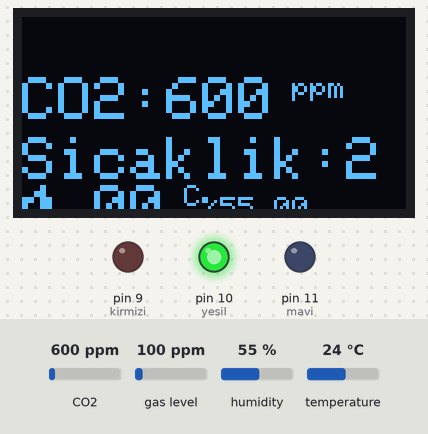
Recording of a sketch running on a simulated Arduino Uno, built with avr-gcc and run on an emulated ATmega328P. Parts: 128×64 one-colour display, output pins drawn as LEDs (lit = HIGH). Inputs (shaded band) come from the test bench; at power-on: CO2 600 ppm, humidity 55 %, temperature 24 °C, gas level 100 ppm. What the sketch prints to the serial monitor is not drawn.

Above: at 1.7 s.
1.8 s: CO2 set to 971 ppm
At 4.0 s:
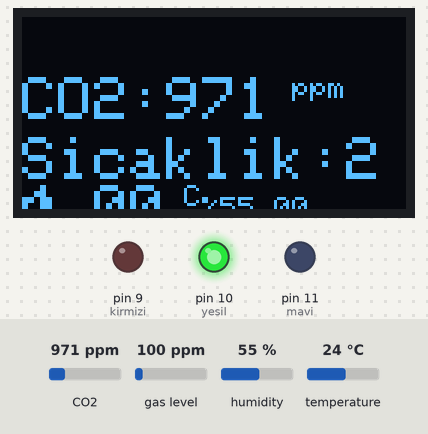
4.4 s: CO2 set to 1038 ppm
At 5.5 s:
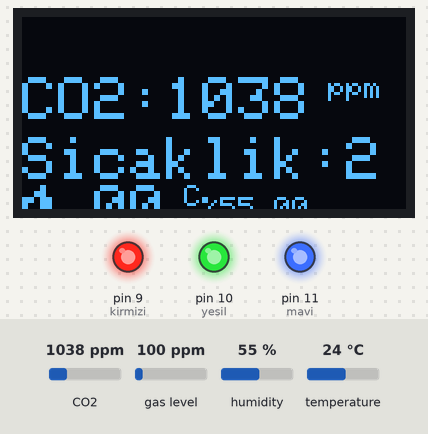
6.6 s: CO2 set to 1266 ppm
At 8.2 s:
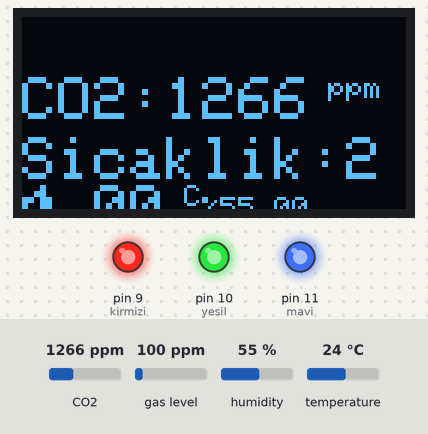
8.8 s: CO2 set to 1319 ppm
At 10.7 s:
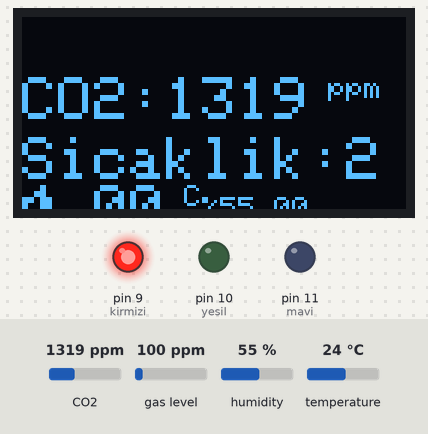
11.0 s: humidity set to 22 %
At 12.4 s:
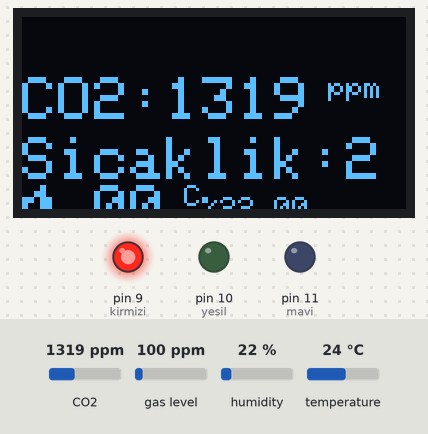
13.3 s: temperature set to 12 °C
At 15.1 s:
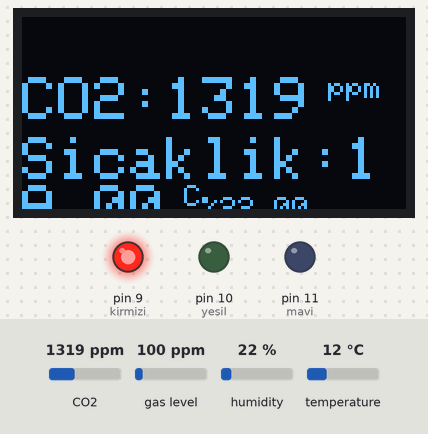
Timing chart, 0 to 16.5 s (numbered marks = the images above; inputs shaded):
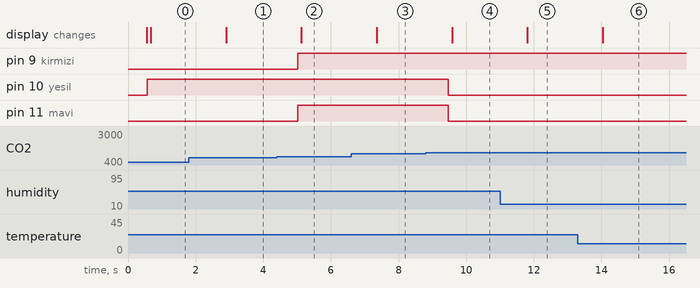

The sketch:

co2_sicaklik_nem.ino
```cpp
///AHT10 Kütüphanaleri eklendi.
#include <Adafruit_AHT10.h>
Adafruit_AHT10 aht;
///

///CJMCU-811 Kütüphanaleri eklendi.
#include "Adafruit_CCS811.h"
Adafruit_CCS811 ccs;
///

///OLED Kütüphanaleri eklendi.
#include <SPI.h>
#include <Wire.h>
#include <Adafruit_GFX.h>
#include <Adafruit_SSD1306.h>

#define SCREEN_WIDTH 128
#define SCREEN_HEIGHT 64
#define OLED_RESET -1

Adafruit_SSD1306 display(SCREEN_WIDTH, SCREEN_HEIGHT, &Wire, OLED_RESET);
///

///RGB LED
#define kirmizi 9
#define yesil 10
#define mavi 11
///

void setup()
{
  Serial.begin(9600);

  ///RGB LED
  pinMode(kirmizi,OUTPUT);
  pinMode(yesil,OUTPUT);
  pinMode(mavi,OUTPUT);

  digitalWrite(kirmizi,LOW);
  digitalWrite(yesil,LOW);
  digitalWrite(mavi,LOW);
  ///

  ///OLED Kurulumu yapıldı.
  display.begin(SSD1306_SWITCHCAPVCC, 0x3C); //OLED I2C adresi 0x3C (128x64)
  delay(500);

  display.clearDisplay();
  display.setTextSize(1);
  display.setTextColor(WHITE);
  display.setCursor(25, 15);
  display.println("Sistem Kurulumu");
  display.setCursor(25, 35);
  display.setTextSize(1);
  display.print("Baslatiliyor");
  display.display();
  ///

  ///CJMCU-811 Kurulumu yapıldı.
  if (!ccs.begin())
  {
    Serial.println("CJMCU-811 Kablolarini kontrol ediniz.");
    while (1);
  }

  // Wait for the sensor to be ready
  while (!ccs.available())
  {
    Serial.println("CJMCU-811 ILETISIMI BEKLENIYOR.");
  }
  ///

  ///AHT10 Kurulumu yapıldı.
  if (! aht.begin()) {
    Serial.println("AHT10 Kablolari kontrol ediniz.");
    while (1);
  }
  ///
}

void loop()
{
  ///CJMCU-811
  if (ccs.available())
  {
    if (!ccs.readData())
    {
      Serial.print("CO2: ");
      Serial.print(ccs.geteCO2());
      Serial.print("ppm, TVOC: ");
      Serial.println(ccs.getTVOC());

      display.clearDisplay();
      display.setTextSize(2);
      display.setCursor(0, 20);
      display.print("CO2:");
      display.print(ccs.geteCO2());
      display.setTextSize(1);
      display.print(" ppm");

      if(ccs.geteCO2()<1000)
      {
        Serial.println("YESİL RENK");
        digitalWrite(kirmizi,LOW);
        digitalWrite(yesil,HIGH);
        digitalWrite(mavi,LOW);
      }
      else if(ccs.geteCO2()>=1000 && ccs.geteCO2()<=1300)
      {
        Serial.println("SARI-TURUNCU RENK");
        digitalWrite(kirmizi,255);
        digitalWrite(yesil,185);
        digitalWrite(mavi,15);
      }
      else if(ccs.geteCO2()>1300)
      {
        Serial.println("KIRMIZI RENK");
        digitalWrite(kirmizi,HIGH);
        digitalWrite(yesil,LOW);
        digitalWrite(mavi,LOW);
      }
      else
      {
        Serial.println("ÜRETİLEN DEĞER HATALI");
        digitalWrite(kirmizi,LOW);
        digitalWrite(yesil,LOW);
        digitalWrite(mavi,LOW);
      }

    }
    else
    {
      Serial.println("CJMCU-811 ERROR!");

      display.clearDisplay();
      display.setTextSize(2);
      display.setCursor(0, 5);
      display.print("ERROR!");
      while (1);
    }

    ///AHT10
    sensors_event_t humidity, temp;
    aht.getEvent(&humidity, &temp); // Veriler güncellendi.

    Serial.print("Sicaklik: ");
    Serial.print(temp.temperature); //Serial.println(" degrees C");
    Serial.print("C, Nem: ");
    Serial.println(humidity.relative_humidity); //Serial.println("% rH");

    display.setTextSize(2);
    display.setCursor(0, 40);
    display.print("Sicaklik:");
    display.print(temp.temperature);
    display.setTextSize(1);
    display.print(" C");

    display.setTextSize(2);
    display.setCursor(0, 60);
    display.print("Nem: ");
    display.setTextSize(1);
    display.print("%");
    display.print(humidity.relative_humidity);
    display.display();
    ///
  }
  ///
  delay(1000);
}
```

Measured:
- the behaviour switches between 999 and 1000 ppm on CO2 (found by bisection; images 1 and 2)
- the behaviour switches between 1300 and 1301 ppm on CO2 (found by bisection; images 3 and 4)
- after the input at 1.8 s, the display: changes after 1.1 s (image 1)
- after the input at 4.4 s, pin 9 (kirmizi), pin 11 (mavi): LOW → HIGH after 0.62 s; the display: changes after 0.73 s (image 2)
- after the input at 6.6 s, the display: changes after 0.76 s (image 3)
- after the input at 8.8 s, pin 10 (yesil), pin 11 (mavi): HIGH → LOW after 0.67 s; the display: changes after 0.78 s (image 4)
- after the input at 11.0 s, the display: changes after 0.81 s (image 5)
- after the input at 13.3 s, the display: changes after 0.74 s (image 6)
